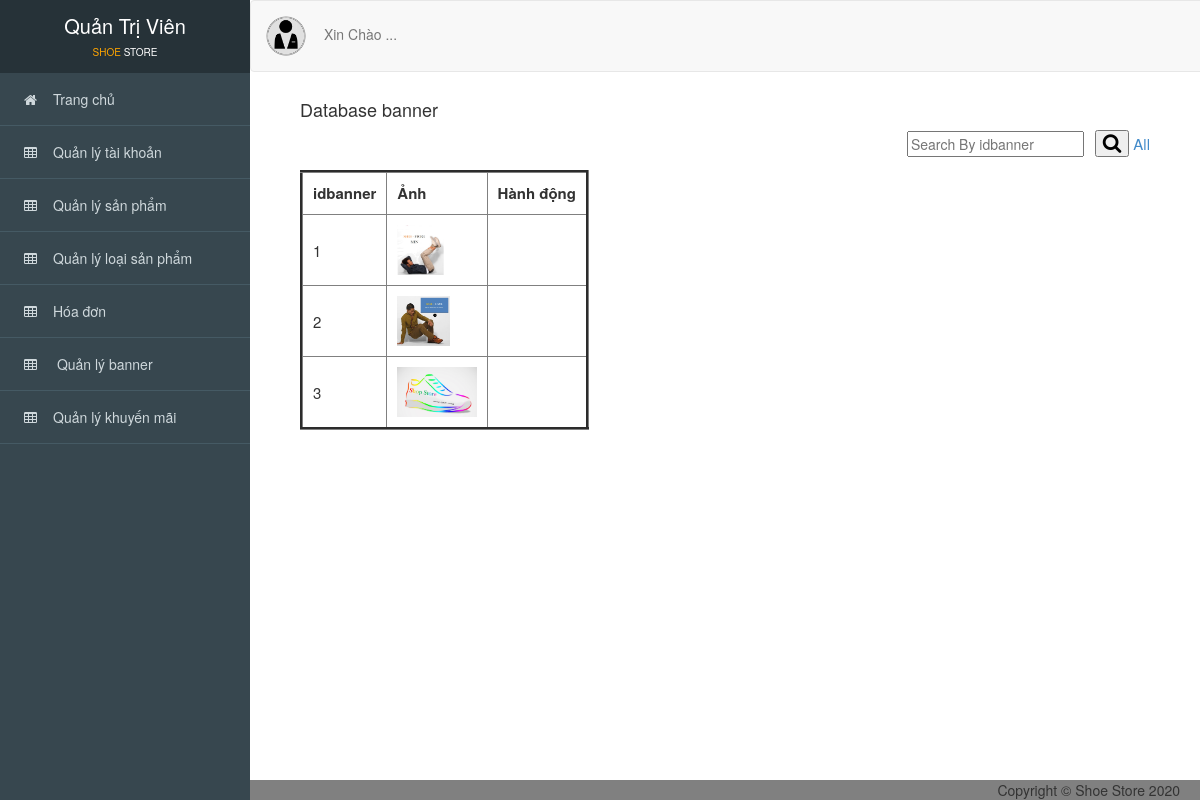
Page /admin/index.php?action=banner on the committed database.
### tables this page shows
CREATE TABLE `banner` (
  `idbanner` int(11) NOT NULL,
  `anh` varchar(255) NOT NULL
);

### admin/controller_admin/quanlybanner.php (called while the page is built, shortened)
<?php
    require_once('./model_admin/banner.php');
    class bannercontroller
    {
    	var $banner_model;
    	public function __construct()
    	{
    		$this->banner_model = new banner();
    	}
    	public function list()
    	{
    		if(isset($_POST['timkiem_bn'])){
                $timkiem_bn = $_POST['timkiem_bn'];
                $data = $this->banner_model->timkiem_bn($timkiem_bn);
            }else{
                $data = $this->banner_model->all();
            }
            require_once('views_admin/index.php');
    	}
       }
?>

### admin/model_admin/ketnoi.php (called while the page is built, shortened)
<?php
    class ketnoi
    {
    	function __construct()
    	{
    		$host = "localhost";
    		$username ="root";
    		$password = "";
    		$dbname = "shoe_store";
    		$this->connect = new mysqli($host,$username,$password,$dbname);
    	}
    }
?>

### admin/model_admin/banner.php (called while the page is built, shortened)
<?php
    require_once('ketnoi.php');
    class banner
    {
    	var $conn;
    	function __construct()
    	{
    		$connect_obj = new ketnoi();
    		$this->conn = $connect_obj->connect;
    	}
    	function all()
    	{
    		$query = "SELECT * FROM banner ORDER BY idbanner";
    		$result = $this->conn->query($query);
    		$data = array();
    		while ($row = $result->fetch_assoc()) {
       		   $data[] = $row;
    		}
    		return $data;
    	}
    }
?>

### admin/views_admin/banner/quanlybanner.php (the view, shortened to what this page needs)
<div id="viewport">
<div class="container-fluid" id="noidung">
      <h4>Database banner</h4>
      <div class="search_box pull-right" style="margin-right: 50px; margin-top: 0px;">
           <form method="POST" action="?action=banner">
          <input type="text" placeholder="Search By idbanner" name="timkiem_bn">&ensp;
          <button type="submit"><i class="fa fa-search"></i></button>
          <a href="?action=banner" style="font-size: 15px;">All</a>
        </form>
      </div>
      <br>
      <br>
      <table border="3" cellpadding="10" style="font-size: 15px;">
          <thead>
               <tr>
                  <th>idbanner</th>
                  <th class="theadd">Ảnh</th>
                  <th>Hành động</th>
               </tr>
          </thead>
          <tbody>
              <?php foreach ($data as $row) { ?>
              <tr>
                  <td scope="row"><?= $row['idbanner'] ?></td>
                  <td><img src="./public_admin/image/banner/<?php echo $row['anh'] ?>" height='50'></td>
                  <td>
                  </td>
              </tr>
              <?php } ?>
          </tbody>
      </table>
      <br>
      <br>
      <br>
</div>
</div>

### admin/public_admin/css/style.css (style rules this page uses)
div.search_box { margin-top: 21px; }
i.fa-search { font-size: 20px; }
body { overflow-x: hidden; font-family: 'Roboto', sans-serif; font-size: 16px; }
#viewport { padding-left: 250px; -webkit-transition: all 0.5s ease; -moz-transition: all 0.5s ease; -o-transition: all 0.5s ease; transition: all 0.5s ease; }
#noidung { padding-top: 90px; padding-left: 50px; background-color: white; }
th.theadd { min-width: 100px; max-width: 170px; }

### rows in the picture
banner: idbanner "1", anh (picture)
banner: idbanner "2", anh (picture)
banner: idbanner "3", anh (picture)
